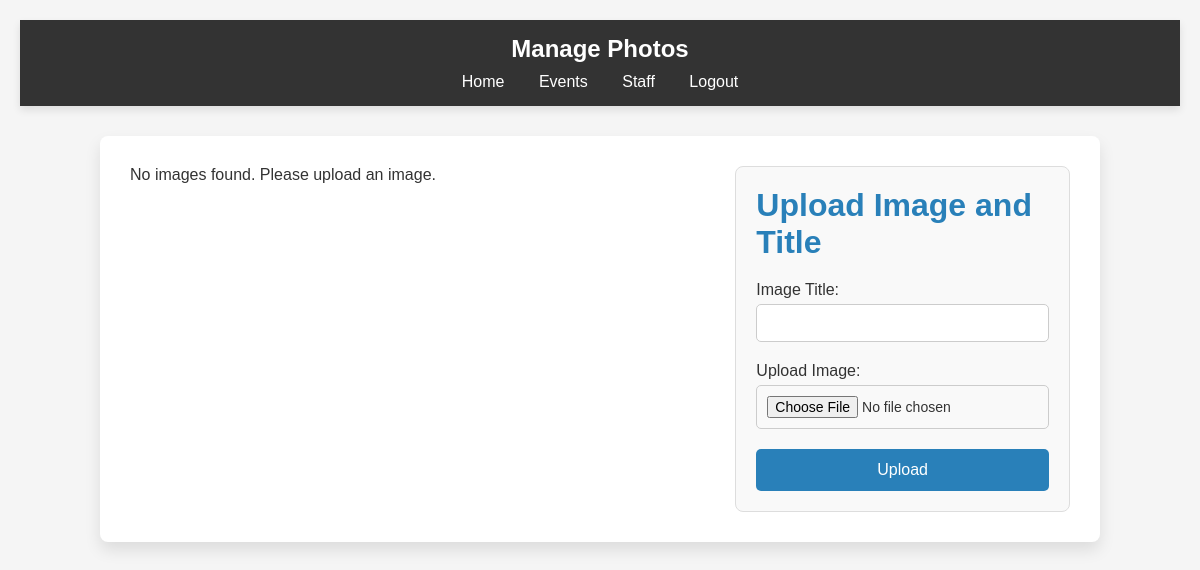
Page /Shree-Rastriya-Secondary-School/gallery/list (signed in) on the earlier database version.
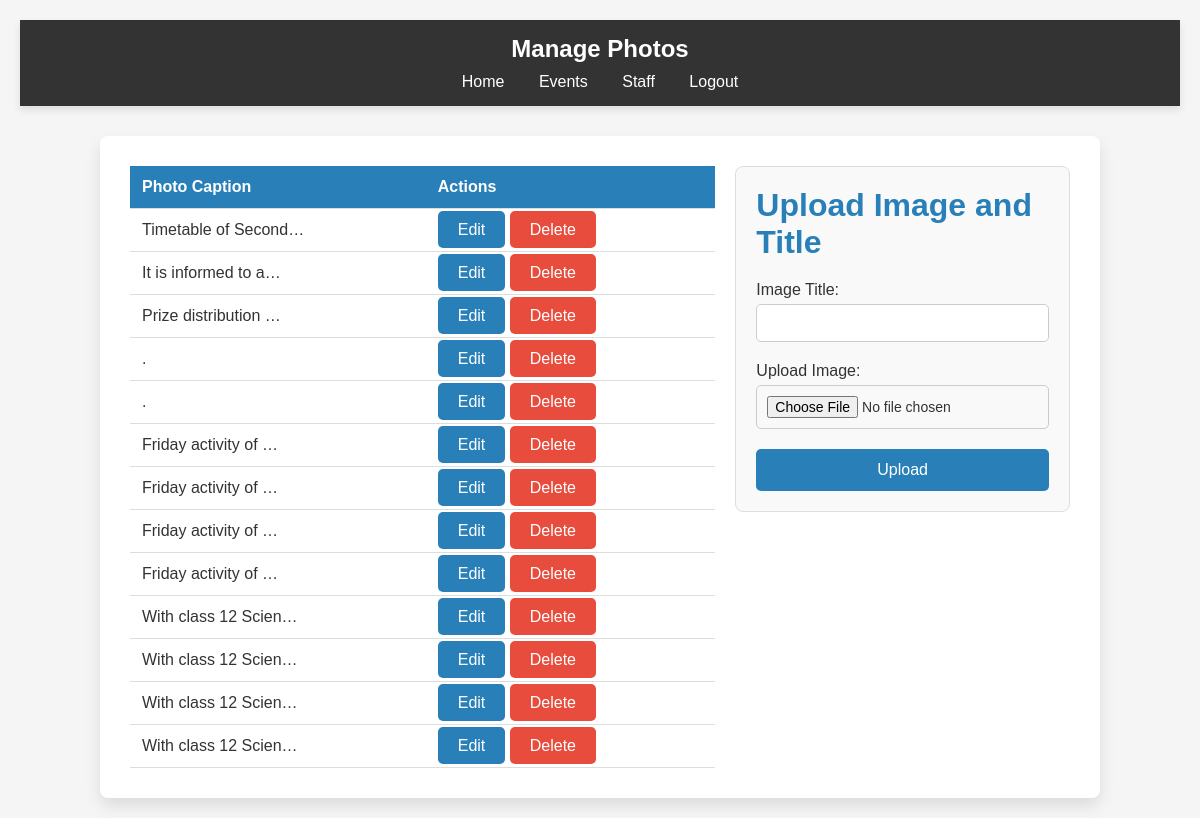
Same page on the later database version.
### home/models.py (models this page shows)
class Gallery(models.Model):
    user = models.ForeignKey(User,on_delete=models.DO_NOTHING)
    name = models.CharField(max_length=100)
    image  = models.ImageField(blank=True)
    date = models.DateTimeField(auto_now_add=True)
    def __str__(self):
        return self.name

### home/views.py (the view)
# urls.py: path('Shree-Rastriya-Secondary-School/gallery/list',views.list_gallery,name='list-gallery'),
@login_required
def list_gallery(request):
    data = models.Gallery.objects.all()
    context = {
        'names':data
    }
    return render(request,'home/list_gallery.html',context)

### home/templates/home/list_gallery.html (shortened to what this page needs)
{% load static %}
<!DOCTYPE html>
<html lang="en">
<head>
</head>
<body>
    <div class="navbar">
        <h2>Manage Photos</h2>
        <div class="navbar-links">
            <a href="{% url 'home:home' %}">Home</a>
            <a href="{% url 'home:events' %}">Events</a>
            <a href="{% url 'home:staff-manage' %}">Staff</a>
            <a href="{% url 'home:logout' %}">Logout</a>
        </div>
    </div>
    <div class="container">
        <div class="left-section">
            {% if names %}
            <table>
                <thead>
                    <tr>
                        <th>Photo Caption</th>
                        <th>Actions</th>
                    </tr>
                </thead>
                <tbody>
                    {% for name in names %}
                    <tr>
                        <td>{{ name|truncatechars:20 }}</td>
                        <td>
                            <a href="{% url 'home:edit-gallery' name.id %}" class="edit-btn">Edit</a>
                            <a href="{% url 'home:del-gallery' name.id %}" class="delete-btn" onclick="return confirm('Are you sure you want to delete this image?')">Delete</a>
                        </td>
                    </tr>
                    {% endfor %}
                </tbody>
            </table>
            {% else %}
            <p>No images found. Please upload an image.</p>
            {% endif %}
        </div>
        <div class="right-section">
            <h1>Upload Image and Title</h1>
            <form action="{% url 'home:add-gallery' %}" method="POST" enctype="multipart/form-data">
                <div class="form-group">
                    <label for="title">Image Title:</label>
                    <input type="text" id="title" name="title" required>
                </div>
                <div class="form-group">
                    <label for="image">Upload Image:</label>
                    <input type="file" id="image" name="image" accept="image/*" required>
                </div>
                <button type="submit">Upload</button>
            </form>
        </div>
    </div>
</body>
</html>

Differences in the rows shown:
added Gallery: name "Timetable of Second…"
added Gallery: name "It is informed to a…"
added Gallery: name "Prize distribution …"
added Gallery: name "."
added Gallery: name "."
added Gallery: name "Friday activity of …"
added Gallery: name "Friday activity of …"
added Gallery: name "Friday activity of …"
added Gallery: name "Friday activity of …"
added Gallery: name "With class 12 Scien…"
added Gallery: name "With class 12 Scien…"
added Gallery: name "With class 12 Scien…"
added Gallery: name "With class 12 Scien…"
Other differences:
text no longer shown: "No images found. Please upload an image."
text now shown: "Photo Caption Actions"
